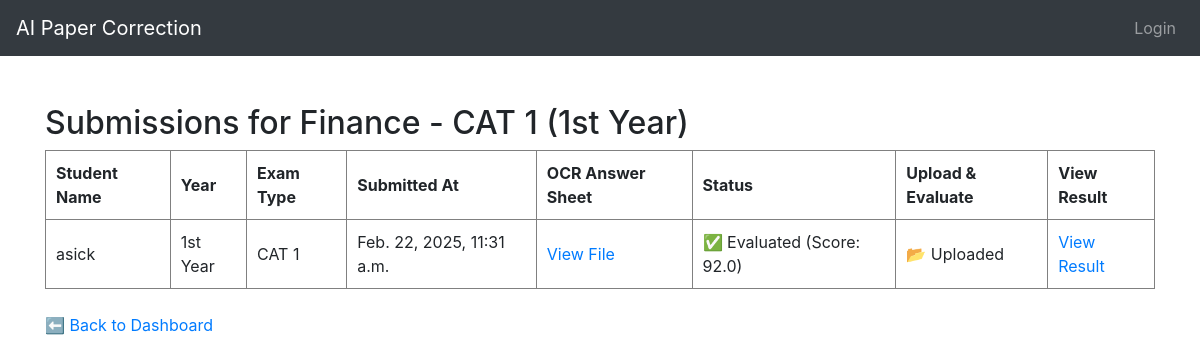
The page /exams/1/submissions/ on the database its author committed.
### app/models.py (models this page shows, shortened)
class Exam(models.Model):
    YEAR_CHOICES = [
        ('1', '1st Year'),
        ('2', '2nd Year'),
        ('3', '3rd Year'),
        ('4', '4th Year'),
    ]
    EXAM_TYPE_CHOICES = [
        ('CAT 1', 'CAT 1'),
        ('CAT 2', 'CAT 2'),
    ]
    exam_type = models.CharField(max_length=10, choices=EXAM_TYPE_CHOICES)
    year = models.CharField(max_length=1, choices=YEAR_CHOICES)
    subject = models.CharField(max_length=100)
    question_paper = models.FileField(upload_to='question_papers/')
    answer_key = models.FileField(upload_to='answer_keys/')
    created_at = models.DateTimeField(auto_now_add=True)

class StudentExam(models.Model):
    YEAR_CHOICES = [
        ('1', '1st Year'),
        ('2', '2nd Year'),
        ('3', '3rd Year'),
        ('4', '4th Year'),
    ]
    EXAM_TYPE_CHOICES = [
        ('CAT 1', 'CAT 1'),
        ('CAT 2', 'CAT 2'),
    ]
    exam = models.ForeignKey(Exam, on_delete=models.CASCADE, related_name='submissions',null=True,blank=True)  # New field
    student = models.ForeignKey(User, on_delete=models.CASCADE)
    year = models.CharField(max_length=1, choices=YEAR_CHOICES)
    exam_type = models.CharField(max_length=10, choices=EXAM_TYPE_CHOICES)
    staff_name = models.CharField(max_length=100)
    subject = models.CharField(max_length=100)
    submitted_at = models.DateTimeField(auto_now_add=True)
    ocr_answer_sheet = models.FileField(upload_to='ocr_answer_sheets/', null=True, blank=True)
    is_evaluated = models.BooleanField(default=False)
    total_score = models.FloatField(null=True, blank=True)
    evaluation_report = models.TextField(null=True, blank=True)  # New field

### aipaper/views.py (the view, shortened to what this page needs)
# urls.py: path('exams/<int:exam_id>/submissions/', views.view_exam_submissions, name='view_exam_submissions'),
def view_exam_submissions(request, exam_id):
    exam = get_object_or_404(Exam, pk=exam_id)
    submissions = StudentExam.objects.filter(
        exam_type=exam.exam_type,
        year=exam.year,
    )
    context = {
        'exam': exam,
        'submissions': submissions,
    }
    return render(request, 'teacher/view_exam_submissions.html', context)

### templates/teacher/view_exam_submissions.html (shortened to what this page needs)
{% extends 'base.html' %}
{% load static %}
{% block content %}
<h2>Submissions for {{ exam.subject }} - {{ exam.exam_type }} ({{ exam.get_year_display }})</h2>
<table border="1" cellpadding="10">
    <thead>
        <tr>
            <th>Student Name</th>
            <th>Year</th>
            <th>Exam Type</th>
            <th>Submitted At</th>
            <th>OCR Answer Sheet</th>
            <th>Status</th>
            <th>Upload & Evaluate</th>
            <th>View Result</th>
        </tr>
    </thead>
    <tbody>
        {% for submission in submissions %}
            <tr>
                <td>{{ submission.student.username }}</td>
                <td>{{ submission.get_year_display }}</td>
                <td>{{ submission.exam_type }}</td>
                <td>{{ submission.submitted_at }}</td>
                <td>
                    {% if submission.ocr_answer_sheet %}
                        <a href="{{ submission.ocr_answer_sheet.url }}" target="_blank">View File</a>
                    {% else %}
                        Not Uploaded
                    {% endif %}
                </td>
                <td>
                    {% if submission.is_evaluated %}
                        ✅ Evaluated (Score: {{ submission.total_score }})
                    {% else %}
                        ❌ Not Evaluated
                    {% endif %}
                </td>
                <td>
                    <form method="POST" enctype="multipart/form-data" style="display: flex; gap: 5px;">
                        {% if not submission.ocr_answer_sheet %}
                            <input type="file" name="ocr_answer_sheet" style="width: 150px;" required>
                            <button type="submit" name="action" value="upload">Upload</button>
                        {% else %}
                            <span>📂 Uploaded</span>
                        {% endif %}
                    </form>
                </td>
                <td>
                    {% if submission.is_evaluated %}
                        <a href="{% url 'view_result' submission.id %}" target="_blank">View Result</a>
                    {% else %}
                        <span>Pending</span>
                    {% endif %}
                </td>
            </tr>
        {% empty %}
            <tr>
                <td colspan="8">No submissions found for this exam.</td>
            </tr>
        {% endfor %}
    </tbody>
</table>
<br>
<a href="{% url 'teacher_dashboard' %}">⬅️ Back to Dashboard</a>
{% endblock %}

### rows shown on the page
Exam: subject "Finance", exam_type "CAT 1", year "1st Year"
StudentExam: student.username "asick", year "1st Year", exam_type "CAT 1", submitted_at "Feb. 22, 2025, 11:31 a.m.", total_score "92.0", shows "📂 Uploaded", is_evaluated "View Result"
